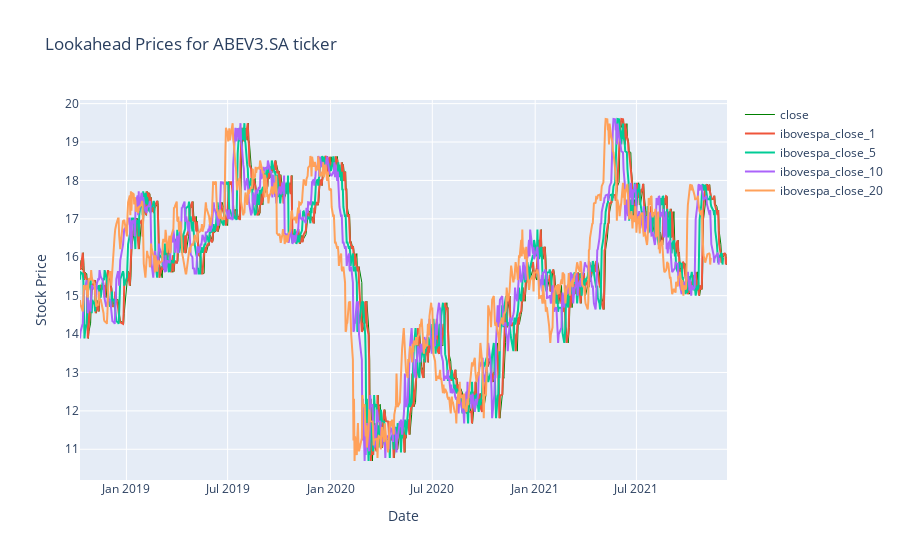

The cell this chart's notebook holds for it:
### Code cell
ibovespa_close_1 = get_lookahead_prices(ibovespa_close, lookahead_days=1)
ibovespa_close_5 = get_lookahead_prices(ibovespa_close, lookahead_days=5)
ibovespa_close_10 = get_lookahead_prices(ibovespa_close, lookahead_days=10)
ibovespa_close_20 = get_lookahead_prices(ibovespa_close, lookahead_days=20)

plot_lookahead_prices("ABEV3.SA", ibovespa_close,
                      ibovespa_close_1=ibovespa_close_1,
                      ibovespa_close_5=ibovespa_close_5,
                      ibovespa_close_10=ibovespa_close_10,
                      ibovespa_close_20=ibovespa_close_20,)

### Figure 1 — Plotly figure (JSON) as saved in the notebook; plotly's stock layout.template omitted (floating-point values rounded to 4 significant figures; data arrays with more than 128 entries replaced by an {"elided": "..."} marker saying what was removed)
{"data": [{"line": {"color": "green", "width": 1}, "name": "close", "type": "scatter", "x": {"elided": "782 str values"}, "y": {"elided": "782 float values"}}, {"name": "ibovespa_close_1", "type": "scatter", "x": {"elided": "782 str values"}, "y": {"elided": "782 float values"}}, {"name": "ibovespa_close_5", "type": "scatter", "x": {"elided": "782 str values"}, "y": {"elided": "782 float values"}}, {"name": "ibovespa_close_10", "type": "scatter", "x": {"elided": "782 str values"}, "y": {"elided": "782 float values"}}, {"name": "ibovespa_close_20", "type": "scatter", "x": {"elided": "782 str values"}, "y": {"elided": "782 float values"}}], "layout": {"title": {"text": "Lookahead Prices for ABEV3.SA ticker"}, "xaxis": {"title": {"text": "Date"}}, "yaxis": {"title": {"text": "Stock Price"}}}}
